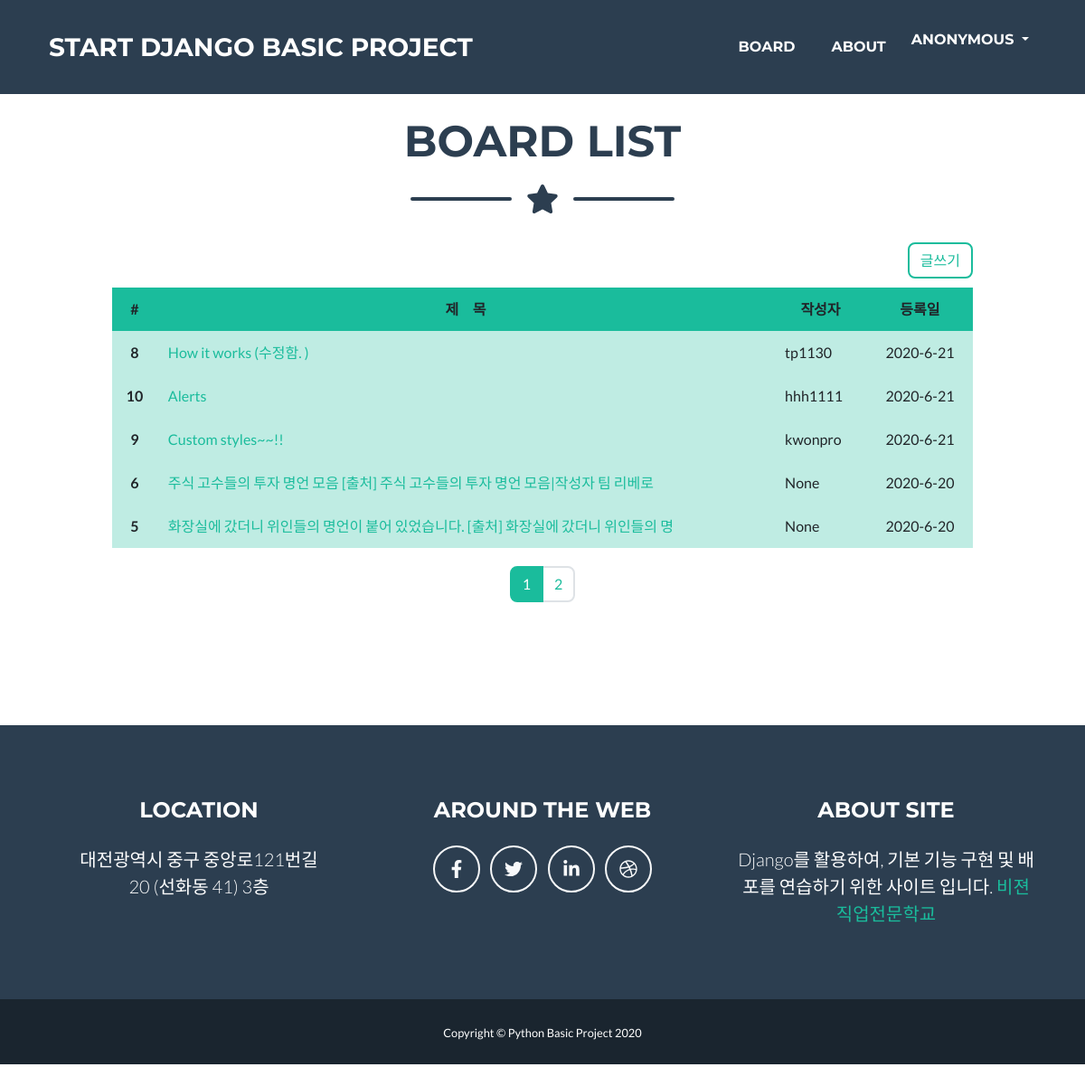
Page /board/ on the earlier database version.
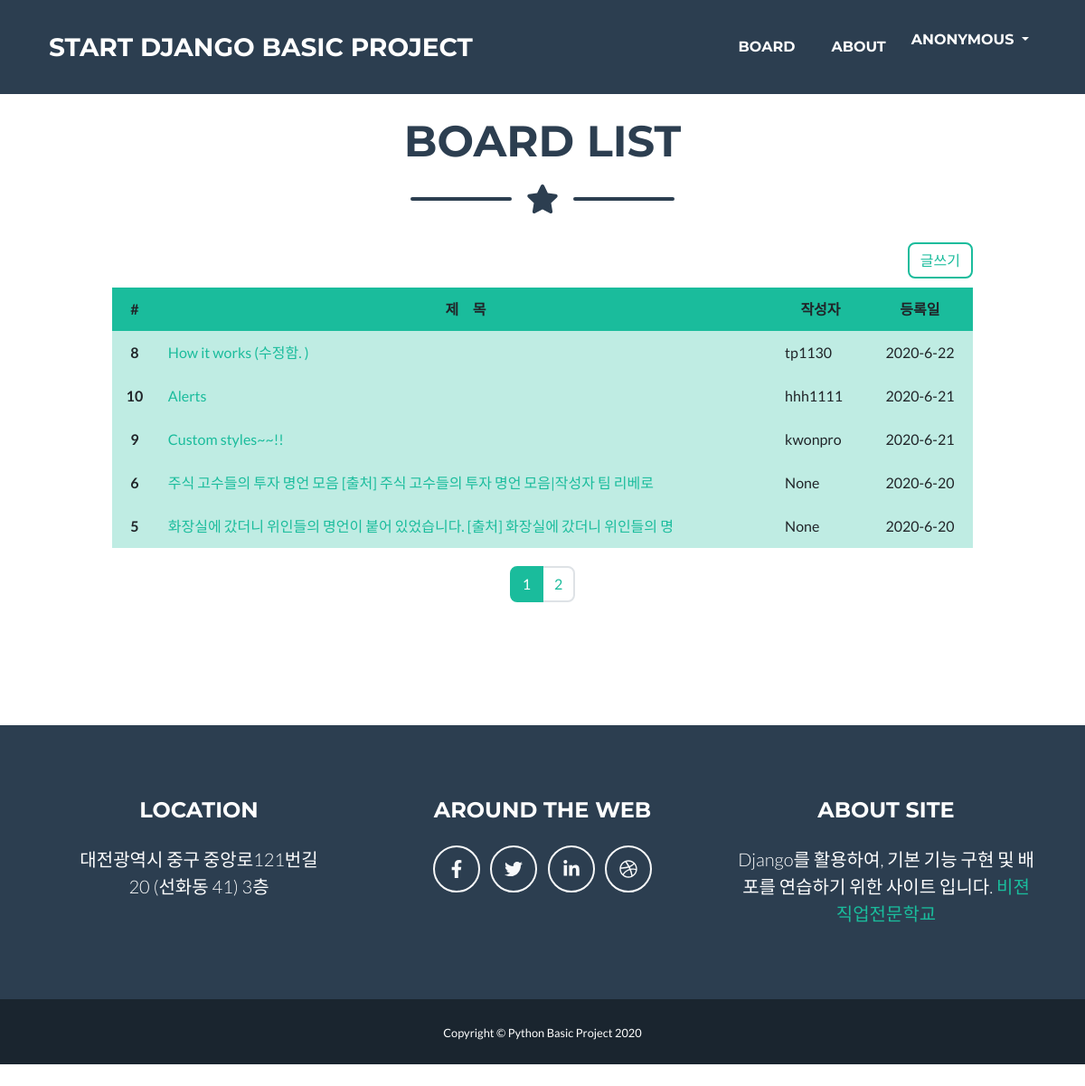
Same page on the later database version.
### board/models.py (models this page shows, shortened)
class Post(models.Model):
    title = models.CharField(verbose_name='TITLE', max_length=50)
    slug = models.SlugField('SLUG', unique=True, allow_unicode=True, help_text='one word for title alias.')
    description = models.CharField('DESCRIPTION', max_length=100, blank=True, help_text='simple description text.')
    content = models.TextField('CONTENT')
    create_dt = models.DateTimeField('CREATE DATE', auto_now_add=True)
    modify_dt = models.DateTimeField('MODIFY DATE', auto_now=True)
    owner = models.ForeignKey(User, on_delete=models.CASCADE, verbose_name='OWNER', blank=True, null=True)
    class Meta:
        verbose_name = 'post'
        verbose_name_plural = 'posts'
        db_table = 'board_posts'
        ordering = ('-modify_dt',)
    def get_absolute_url(self):
        return reverse('board:post_detail', args=(self.slug,))

### board/views.py (the view)
# urls.py: path('', views.PostLV.as_view(), name='index'),
class PostLV(ListView):
    model = Post
    template_name = 'board/post_all.html'
    context_object_name = 'posts'
    paginate_by = 5

### board/templates/board/post_all.html (shortened to what this page needs)
{% extends 'base.html' %}
{% load static %}
{% block main %}
<main class="page-section" style="margin-top:40px">
    <h2 class="page-section-heading text-center text-uppercase text-secondary mb-0">Board List</h2>
        <div class="divider-custom">
                    <div class="divider-custom-line"></div>
                    <div class="divider-custom-icon"><i class="fas fa-star"></i></div>
                    <div class="divider-custom-line"></div>
        </div>
    <div class="col-lg-10 mx-auto">
        <div align="right">
               <a class="btn btn-outline-primary" style="margin-bottom:10px" href="{% url 'board:add' %}">글쓰기</a>
        </div>
      <table class="table table-primary table-hover table-borderless ">
          <thead>
            <tr class="bg-primary" align="center">
              <th scope="col">#</th>
              <th scope="col">제&nbsp;&nbsp;&nbsp;&nbsp;&nbsp;목</th>
              <th scope="col">작성자</th>
              <th scope="col">등록일</th>
            </tr>
          </thead>
          <tbody>
            {% for post in posts %}
                <tr>
                  <td align="center"><strong>{{ post.id }}</strong></td>
                  <td><a href='{{ post.get_absolute_url }}'>{{ post.title }}</a></td>
                  <td> {{ post.owner }} </td>
                  <td align="center">{{ post.modify_dt|date:"Y-n-d" }}</td>
                </tr>
            {% endfor %}
          </tbody>
        </table>
        <div class="divider-custom">
            <nav aria-label="Page navigation example">
                  <ul class="pagination">
                    {% for n in page_obj.paginator.page_range %}
                      {% if n == page_obj.number %}
                      <li class="page-item active" >
                      {% else %}
                      <li class="page-item">
                      {% endif%}
                    <a class="page-link" href="?page={{n}}">{{n}}</a></li>
                    {% endfor %}
                  </ul>
            </nav>
        </div>
    </div>
</main>
{% endblock %}

Differences in the rows shown:
changed Post "How it works (수정함. )": modify_dt "2020-6-21" → "2020-6-22"
